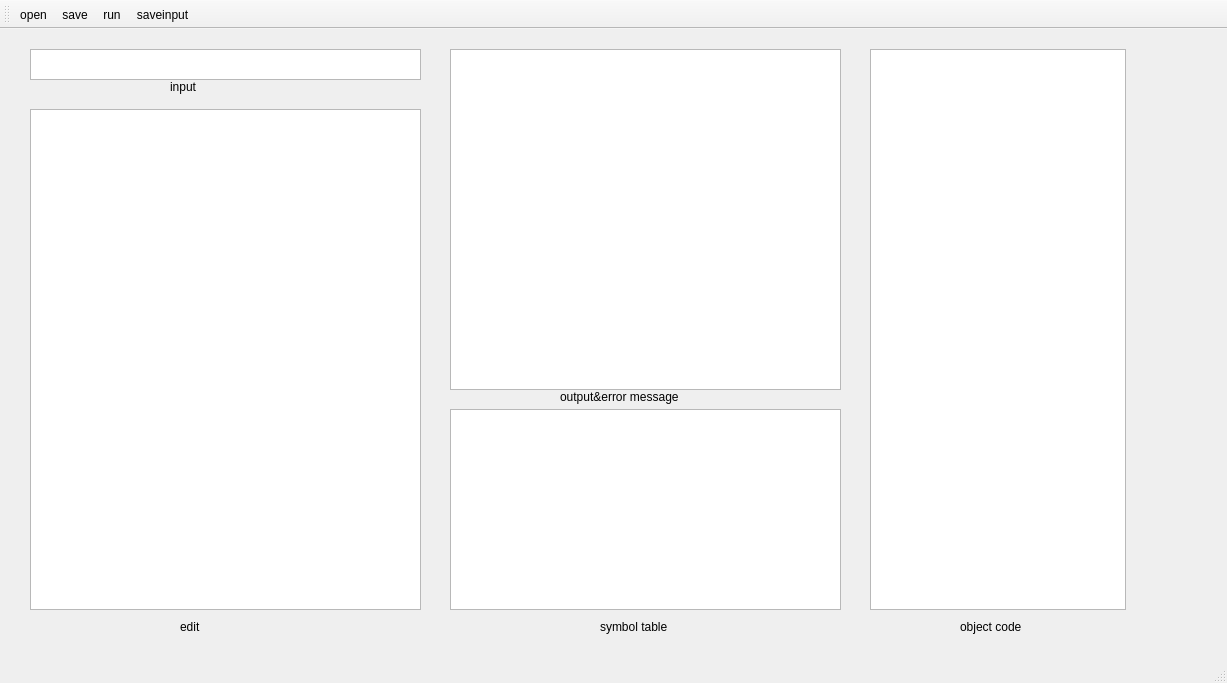
<?xml version="1.0" encoding="UTF-8"?>
<ui version="4.0">
 <class>MainWindow</class>
 <widget class="QMainWindow" name="MainWindow">
  <property name="geometry">
   <rect>
    <x>0</x>
    <y>0</y>
    <width>1227</width>
    <height>683</height>
   </rect>
  </property>
  <property name="windowTitle">
   <string>MainWindow</string>
  </property>
  <widget class="QWidget" name="centralwidget">
   <widget class="QTextEdit" name="textEdit">
    <property name="geometry">
     <rect>
      <x>30</x>
      <y>80</y>
      <width>391</width>
      <height>501</height>
     </rect>
    </property>
   </widget>
   <widget class="QTextEdit" name="textEdit_2">
    <property name="geometry">
     <rect>
      <x>30</x>
      <y>20</y>
      <width>391</width>
      <height>31</height>
     </rect>
    </property>
   </widget>
   <widget class="QTextBrowser" name="textBrowser">
    <property name="geometry">
     <rect>
      <x>450</x>
      <y>20</y>
      <width>391</width>
      <height>341</height>
     </rect>
    </property>
   </widget>
   <widget class="QTextBrowser" name="textBrowser_2">
    <property name="geometry">
     <rect>
      <x>870</x>
      <y>20</y>
      <width>256</width>
      <height>561</height>
     </rect>
    </property>
   </widget>
   <widget class="QTextBrowser" name="textBrowser_3">
    <property name="geometry">
     <rect>
      <x>450</x>
      <y>380</y>
      <width>391</width>
      <height>201</height>
     </rect>
    </property>
   </widget>
   <widget class="QLabel" name="label">
    <property name="geometry">
     <rect>
      <x>170</x>
      <y>50</y>
      <width>72</width>
      <height>15</height>
     </rect>
    </property>
    <property name="text">
     <string>input</string>
    </property>
   </widget>
   <widget class="QLabel" name="label_2">
    <property name="geometry">
     <rect>
      <x>180</x>
      <y>590</y>
      <width>72</width>
      <height>15</height>
     </rect>
    </property>
    <property name="text">
     <string>edit </string>
    </property>
   </widget>
   <widget class="QLabel" name="label_3">
    <property name="geometry">
     <rect>
      <x>560</x>
      <y>360</y>
      <width>191</width>
      <height>16</height>
     </rect>
    </property>
    <property name="text">
     <string>output&amp;error message</string>
    </property>
   </widget>
   <widget class="QLabel" name="label_4">
    <property name="geometry">
     <rect>
      <x>600</x>
      <y>590</y>
      <width>111</width>
      <height>16</height>
     </rect>
    </property>
    <property name="text">
     <string>symbol table</string>
    </property>
   </widget>
   <widget class="QLabel" name="label_5">
    <property name="geometry">
     <rect>
      <x>960</x>
      <y>590</y>
      <width>121</width>
      <height>16</height>
     </rect>
    </property>
    <property name="text">
     <string>object code</string>
    </property>
   </widget>
  </widget>
  <widget class="QMenuBar" name="menubar">
   <property name="geometry">
    <rect>
     <x>0</x>
     <y>0</y>
     <width>1227</width>
     <height>26</height>
    </rect>
   </property>
  </widget>
  <widget class="QStatusBar" name="statusbar"/>
  <widget class="QToolBar" name="toolBar">
   <property name="windowTitle">
    <string>toolBar</string>
   </property>
   <attribute name="toolBarArea">
    <enum>TopToolBarArea</enum>
   </attribute>
   <attribute name="toolBarBreak">
    <bool>false</bool>
   </attribute>
   <addaction name="openAction"/>
   <addaction name="saveAction"/>
   <addaction name="runAction"/>
   <addaction name="saveInputAction"/>
  </widget>
  <action name="openAction">
   <property name="text">
    <string>open</string>
   </property>
  </action>
  <action name="saveAction">
   <property name="text">
    <string>save</string>
   </property>
  </action>
  <action name="runAction">
   <property name="text">
    <string>run</string>
   </property>
  </action>
  <action name="saveInputAction">
   <property name="text">
    <string>saveinput</string>
   </property>
  </action>
 </widget>
 <resources/>
 <connections/>
</ui>
